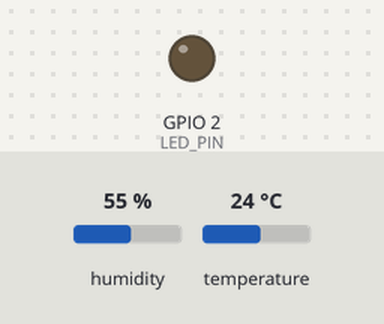
This sketch was run on a simulated ESP32. Parts: output pins drawn as LEDs (lit = HIGH). The test bench sets the inputs (shaded band); at power-on: humidity 55 %, temperature 24 °C. WiFi joins after 1.5 s; servers stay silent unless stated; no MQTT or app messages arrive unless stated; what the sketch prints to the serial monitor is not drawn.

Above: at 3.2 s.
Timing chart, 0 to 8.0 s (numbered marks = the images above):
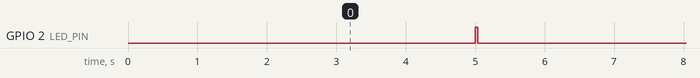

Measured:
- by itself, GPIO 2 (LED_PIN): alternates HIGH for 0.04 s and LOW for 5.0 s

The sketch:

IOT-AD1.ino
```cpp
#include <WiFi.h>
#include <PubSubClient.h>
#include <DHT.h>

/* Wireless and MQTT Network Profile Configuration -------------------------*/
const char* ssid = "Ayush3409";        // Your target Wi-Fi Network SSID Name
const char* password = "123456789";    // Your target Wi-Fi Network Password Key

const char* mqtt_server = "broker.emqx.io";
const int mqtt_port = 1883;
const char* mqtt_topic_temp = "home/sensor/dht22/temperature";
const char* mqtt_topic_hum = "home/sensor/dht22/humidity";
const char* client_id = "ESP32_WROOM_Industrial_Node_01";

/* Hardware Peripherals Routing Definitions ---------------------------------*/
#define DHTPIN 23
#define DHTTYPE DHT22
DHT dht(DHTPIN, DHTTYPE);

// Define the Indicator LED pin (GPIO 2 is the built-in blue LED on most ESP32 boards)
#define LED_PIN 2

WiFiClient espClient;
PubSubClient client(espClient);

unsigned long lastPublishTime = 0;
const unsigned long publishInterval = 5000; // 5-second sampling loop interval

/* Network Initialization Infrastructure ------------------------------------*/
void setup_wifi() {
  delay(10);
  Serial.println();
  Serial.println("=========================================================");
  Serial.print("[WIFI-INIT] Initializing Radio Link to Network: ");
  Serial.println(ssid);

  WiFi.mode(WIFI_STA);
  WiFi.begin(ssid, password);

  int attempts = 0;
  while (WiFi.status() != WL_CONNECTED && attempts < 20) {
    delay(500);
    Serial.print(".");
    attempts++;
  }

  if (WiFi.status() == WL_CONNECTED) {
    Serial.println("\n[WIFI-SUCCESS] Wireless link lease achieved.");
    Serial.print("[WIFI-IP] Assigned Local IP Address: ");
    Serial.println(WiFi.localIP());
  } else {
    Serial.println("\n[WIFI-TIMEOUT] Network attachment failed.");
  }
}

void reconnect() {
  while (!client.connected()) {
    Serial.print("[MQTT-CONNECT] Connecting to Broker Server: ");
    Serial.println(mqtt_server);

    if (client.connect(client_id)) {
      Serial.println("[MQTT-SUCCESS] Connection Broker Network Layer Synchronized.");
    } else {
      Serial.print("[MQTT-ERROR] Handshake Refused. Return Error State = ");
      Serial.print(client.state());
      Serial.println(". Retrying connection loop in 5000ms...");
      // Flash the LED rapidly if the MQTT broker connection is failing
      digitalWrite(LED_PIN, HIGH); delay(100); digitalWrite(LED_PIN, LOW);
      delay(4900);
    }
  }
}

/* System Initialization and Setup -----------------------------------------*/
void setup() {
  Serial.begin(115200);
  Serial.println("\n\n=======================================================");
  Serial.println("****** ESP32-WROOM MULTI-INTERFACE SMART EDGE NODE ******");
  Serial.println("=======================================================");

  // Configure the LED Pin as an Output
  pinMode(LED_PIN, OUTPUT);
  digitalWrite(LED_PIN, LOW); // Start with the LED off

  dht.begin();
  Serial.println("[HARDWARE] DHT22 Single-Wire Digital Bus Initialized.");

  setup_wifi();
  client.setServer(mqtt_server, mqtt_port);
}

/* Main Core Execution Subsystem Loop ---------------------------------------*/
void loop() {
  if (WiFi.status() != WL_CONNECTED) {
    Serial.println("[WIFI-WARN] Wi-Fi Link Dropped! Initializing Recovery Intercept...");
    setup_wifi();
    if (WiFi.status() == WL_CONNECTED) {
      reconnect();
    }
    delay(5000);
    return;
  }

  if (!client.connected()) {
    reconnect();
  }
  client.loop();

  if (millis() - lastPublishTime >= publishInterval) {
    lastPublishTime = millis();

    // 💡 TURN LED ON: Visual indication that data collection has begun
    digitalWrite(LED_PIN, HIGH);

    float humidity = dht.readHumidity();
    float temperature = dht.readTemperature();

    if (isnan(humidity) || isnan(temperature)) {
      Serial.println("[CRITICAL-ERROR] Failed to read from DHT22! Check hardware bus lines.");
      // Rapid blinking indicates a sensor error
      for(int i=0; i<3; i++) {
        digitalWrite(LED_PIN, HIGH); delay(100); digitalWrite(LED_PIN, LOW); delay(100);
      }
      return;
    }

    char tempStr[16];
    char humStr[16];
    dtostrf(temperature, 4, 2, tempStr);
    dtostrf(humidity, 4, 2, humStr);

    /* INTERFACE 1: LOCAL UART TRANSMISSION LINE (FOR REALTERM LOGGING) */
    Serial.println("\n================== LOCAL FIELD DIAGNOSTIC ==================");
    Serial.print("  Captured Target Local Temperature : ");
    Serial.print(tempStr);
    Serial.println(" \xC2\xB0C");
    Serial.println("  System Hardware Bus State         : HEALTHY");
    Serial.println("============================================================");

    /* INTERFACE 2: MQTT BROKER WIRELESS TRANSMISSION LAYER */
    client.publish(mqtt_topic_temp, tempStr);

    char jsonBuffer[128];
    snprintf(jsonBuffer, sizeof(jsonBuffer),
             "{\"node\":\"%s\",\"humidity\":%s,\"status\":\"OPERATIONAL\"}",
             client_id, humStr);

    Serial.print("[MQTT-PUB] Routing Packet Frame to Topic: ");
    Serial.println(mqtt_topic_hum);

    if (client.publish(mqtt_topic_hum, jsonBuffer)) {
      Serial.print("           Payload Delivery Verified: ");
      Serial.println(jsonBuffer);
    } else {
      Serial.println("           [ERROR] Network Delivery Layer Refused Frame Delivery.");
    }

    // 💡 TURN LED OFF: Visual confirmation that transmission cycle is finished
    digitalWrite(LED_PIN, LOW);
  }
}
```
